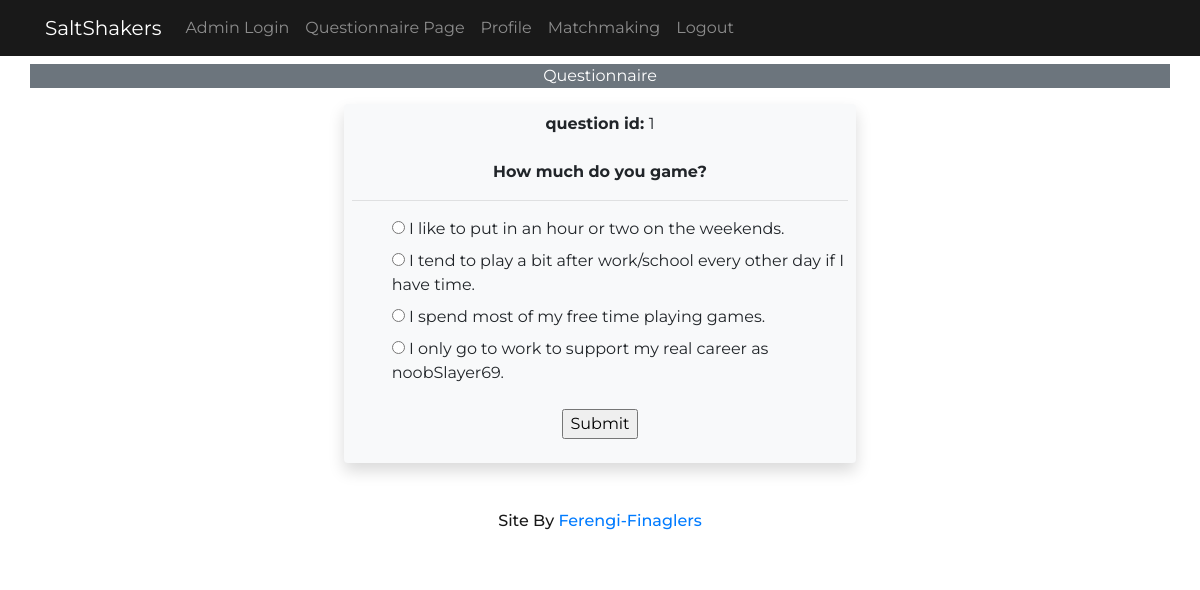
The page /questionnaire/1 (signed in) on the database its author committed.
### questionnaire/models.py (models this page shows, shortened)
class Questions(models.Model):
    attribute = models.ForeignKey(
        'Attribute',
        on_delete=models.SET_NULL,
        blank=True,
        null=True,
        verbose_name="What player attribute does this question guage?",
    )
    question = models.TextField(
        max_length=500,
    )
    answertype = models.CharField(
        choices=(
            ('SINGLE', 'Can only pick one answer'),
            ('MULTIPLE', 'Can pick multiple answers'),
            ('SORTABLE', 'The answers are sortable or rateable'),
        ),
        default='SINGLEANSWER',
        max_length=64,
        verbose_name="Answer Type",
    )
    class Meta:
        verbose_name_plural = "Questions"

class Answers(models.Model):
    belongsTo = models.ForeignKey(
        'Questions',
        on_delete=models.CASCADE,
        verbose_name="Which question does this answer belong to?"
    )
    answer = models.TextField(max_length=500, )
    KNNvalue = models.FloatField(
        verbose_name="What is the KNN value of this answer?"
    )
    def __str__(self):
        return self.answer
    class Meta:
        verbose_name_plural = "Answers"

### questionnaire/views.py (the view)
# urls.py: path('', views.index, name='matchmakingindex'),
def index(request, question_pk):
	question = get_object_or_404(Questions, pk=question_pk)
	if request.method == 'POST':
		ResponseInstances.objects.filter(user=request.user).filter(question=question).delete() #delete past responses the user made to this question
		form = ResponseInstancesForm(question, request.POST)  #<-- Note the extra arg
		if form.is_valid():
			responseInstance = form.save(commit=False)
			if request.user.is_authenticated:
				responseInstance.user = request.user
			else:
				responseInstance.user = None
			responseInstance.question = question
			responseInstance.save()
			question_pk += 1
			try:
				Questions.objects.get(pk=question_pk)
				return redirect('questionnaire', question_pk=question_pk)
			except Questions.DoesNotExist:
				return redirect('questionnairecomplete')
	else:
		form = ResponseInstancesForm(question)
	context = {
		'form': form,
		'question': question,
	}
	return render(request, 'questionnaire/index.html', context)

### questionnaire/forms.py
class ResponseInstancesForm(forms.ModelForm):
	def __init__(self,question,*args,**kwargs):
		super(ResponseInstancesForm, self).__init__(*args,**kwargs) # populates the post
		self.fields["answer"] = forms.ModelChoiceField(queryset=Answers.objects.filter(belongsTo=question),
                                                   widget=RadioSelect)
		self.fields['answer'].required=True
	class Meta:
		model = ResponseInstances
		fields = ('answer',) #We only want this one exposed

### templates/questionnaire/index.html (shortened to what this page needs)
{% extends 'layout.html' %}
{% block content %}
<link rel="stylesheet" type="text/css" href="/static/styles/questionnaireStyle.css">
{% if not user.is_authenticated %}
	<div class="container-fluid paddTop4rem">
	<header class="container">
		<center>You must be logged in to take the questionnaire!</center>
	</header>
	</div>
{% else %}
<div class="container-fluid paddTop4rem">
	<header class="container">
		<div class="row justify-content-center bg-secondary text-white">
			<div class="col-4 text-center">
				Questionnaire
			</div>
		</div>
	</header>
	</div>
<div class="row justify-content-center">
	<div class="col-5 m-3 p-2 bg-light shadow rounded">
		<p class="text-center">
			<b>question id: </b>{{question.id}}
			<br />
			<br />
			<b>{{question.question}}</b>
			<hr />
			<form action="./{{question.pk}}" method="POST">
				<ul id="id_answer">
					{% for choice in form.answer.field.choices %}
						<li>
							<label>
								<input type="radio" name="answer" value="{{choice.0}}"
								/>
								<span for="" class ="radio">{{choice.1}}</span>
							</label>
						</li>
					{% endfor %}
				</ul>
				<div class="submitButton"><input  type="submit" value="Submit"></div>
			</form>
		</p>
	</div>
</div>
{% endif %}
{% endblock %}

### static/styles/mainStyle.css (style rules this page uses)
body { font-family: 'Patrick Hand', cursive; font-family: 'Montserrat', sans-serif; }
.paddTop4rem { padding-top: 4rem; }

### static/styles/questionnaireStyle.css (style rules this page uses)
ul { list-style-type: none; }
label { min-width: 100%; }
.submitButton { text-align: center; }

### rows shown on the page
Questions: id "1", question "How much do you game?"
Answers: answer "I like to put in an hour or two on the weekends."
Answers: answer "I tend to play a bit after work/school every other day if I have time."
Answers: answer "I spend most of my free time playing games."
Answers: answer "I only go to work to support my real career as noobSlayer69."
